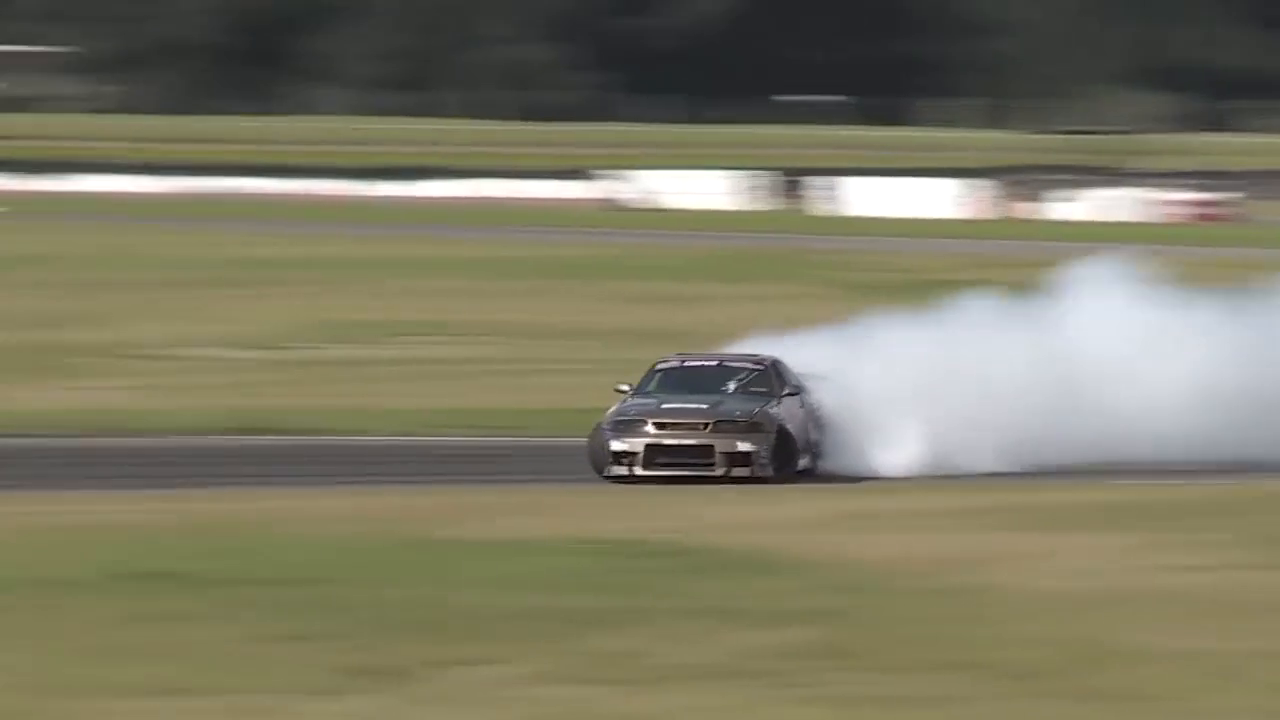
#> input picture frame 23 of videos/car.mp4, 1280 x 720 px
$ jupyter execute --allow-errors tracking.ipynb
#> lines starting #> are read from the running program, lines starting #| are printed output that depends on the picture
[cell 1]
import cv2
import sys
import os
import matplotlib.pyplot as plt
from matplotlib.animation import FuncAnimation
from IPython.display import HTML
import urllib.request
import zipfile

input_video_path = "videos/car.mp4"

def drawRectangle(frame, bounding_box):
    top_left = (int(bounding_box[0]), int(bounding_box[1]))
    bottom_right = (int(bounding_box[0] + bounding_box[2]), int(bounding_box[1] + bounding_box[3]))
    cv2.rectangle(frame, top_left, bottom_right, (255,0,0),2,1)

def displayRectangle(frame, bounding_box):
    plt.figure(figsize=(20,10))
    frame_copy = frame.copy()
    drawRectangle(frame_copy, bounding_box)
    frame_copy = cv2.cvtColor(frame_copy, cv2.COLOR_RGB2BGR)
    plt.imshow(frame_copy); plt.axis('off')

def drawText(frame, text, location, color = (50,170,50)):
    cv2.putText(frame, text, location, cv2.FONT_HERSHEY_SIMPLEX, 1, color, 3)

[cell 2]
import os
import urllib.request
import zipfile

MODELS_DIR = "models"
GOTURN_PROTOTXT = os.path.join(MODELS_DIR, "goturn.prototxt")
GOTURN_CAFFEMODEL = os.path.join(MODELS_DIR, "goturn.caffemodel")

GOTURN_BASE_URL = "https://raw.githubusercontent.com/spmallick/goturn-files/master/"
CAFFEMODEL_PARTS = [
    "goturn.caffemodel.zip.001",
    "goturn.caffemodel.zip.002",
    "goturn.caffemodel.zip.003",
    "goturn.caffemodel.zip.004",
]

os.makedirs(MODELS_DIR, exist_ok=True)

if not os.path.isfile(GOTURN_PROTOTXT):
    print("Downloading goturn.prototxt")
    urllib.request.urlretrieve(GOTURN_BASE_URL + "goturn.prototxt", GOTURN_PROTOTXT)
#> (this line was passed over: the network is not available in this run)

#> (the rest of this cell did not finish here and is left out)

[cell 3]
tracker_type = 'CSRT'

def create_goturn():
    # GOTURN looks for the weights in the working directory unless told otherwise.
    goturn_params = cv2.TrackerGOTURN_Params()
    goturn_params.modelTxt = GOTURN_PROTOTXT
    goturn_params.modelBin = GOTURN_CAFFEMODEL
    return cv2.TrackerGOTURN_create(goturn_params)

TRACKERS = {
    'BOOSTING': cv2.legacy.TrackerBoosting_create,
    'MIL': cv2.TrackerMIL_create,
    'KCF': cv2.TrackerKCF_create,
    'TLD': cv2.legacy.TrackerTLD_create,
    'MEDIANFLOW': cv2.legacy.TrackerMedianFlow_create,
    'GOTURN': create_goturn,
    'MOSSE': cv2.legacy.TrackerMOSSE_create,
    'CSRT': cv2.TrackerCSRT_create,
}
tracker = TRACKERS[tracker_type]()

[cell 4]
video_capture = cv2.VideoCapture(input_video_path)
has_frame, frame = video_capture.read()
#> frame is the input picture: shape (720, 1280, 3); mean B, G, R 100.6, 122.4, 125.5
if not video_capture.isOpened():
    print("Could not open video")
    sys.exit()
else:
    frame_width = int(video_capture.get(cv2.CAP_PROP_FRAME_WIDTH))
    frame_height = int(video_capture.get(cv2.CAP_PROP_FRAME_HEIGHT))

os.makedirs('outputs', exist_ok=True)
output_video_path = os.path.join('outputs', 'race_car-' + tracker_type + '.mp4')
video_writer = cv2.VideoWriter(output_video_path, cv2.VideoWriter_fourcc(*'avc1'),10,(frame_width,frame_height))

[cell 5]
bounding_box = (555, 330, 330, 145)

displayRectangle(frame, bounding_box)

[cell 6]
tracker_initialised = tracker.init(frame, bounding_box)

[cell 7]
while True:
    has_frame, frame = video_capture.read()
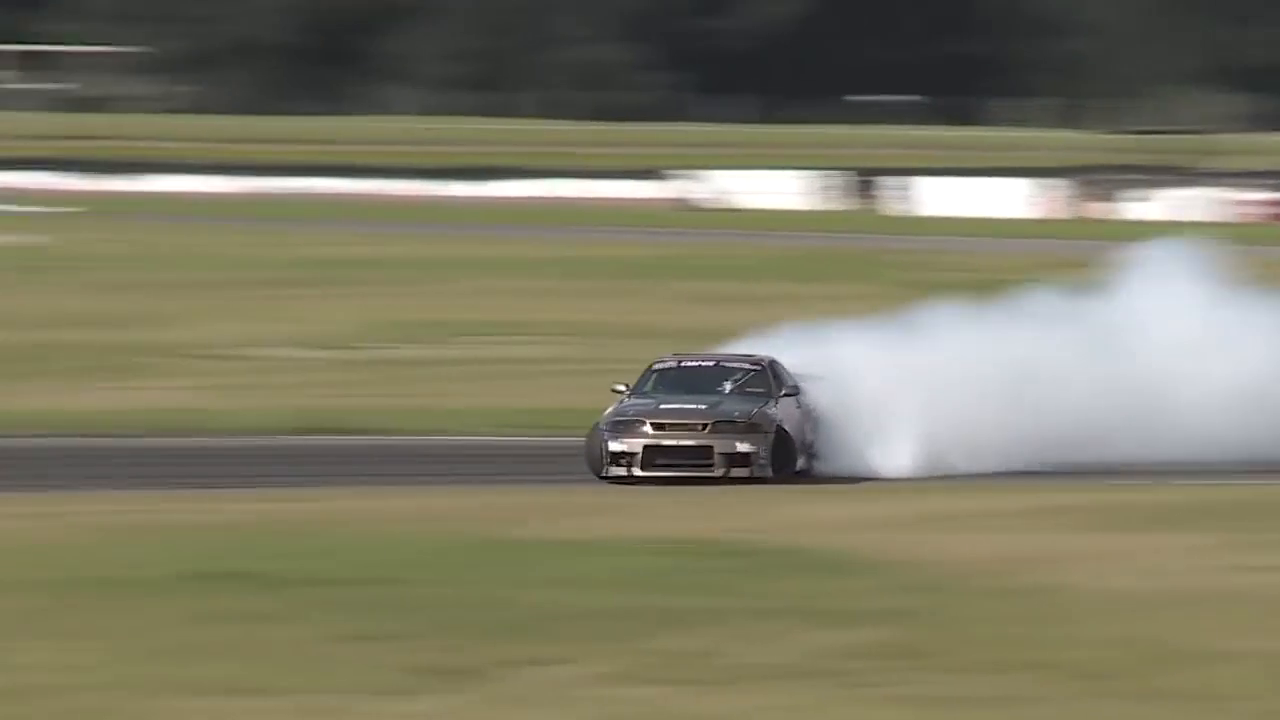
#> input picture frame 24 of videos/car.mp4, 1280 x 720 px
#> frame is the input picture: shape (720, 1280, 3); mean B, G, R 101, 123, 126
    if not has_frame:
        break
    # Start timer
    start_ticks = cv2.getTickCount()

    # Update tracker
    is_tracked, bounding_box = tracker.update(frame)
#> is_tracked = True; bounding_box = (549, 330, 337, 148)

    # Calculate Frames per second (FPS)
    frames_per_second = cv2.getTickFrequency() / (cv2.getTickCount() - start_ticks);

    # Draw bounding box
    if is_tracked:
        drawRectangle(frame, bounding_box)
    else:
        drawText(frame, "Tracking dailure detected", (80,140),(0,0,255))

    # Display Info
    drawText(frame, tracker_type + "Tracker", (80,60))
    drawText(frame, "FPS : " + str(int(frames_per_second)), (80,100))
#> call 2 of drawText, with text = 'FPS : 8', location = (80, 100), color = (50, 170, 50)
#> in drawText (call 2), `cv2.putText(frame, text, location, cv2.FONT_HERSHEY_SIMPLEX, 1, color,..`:
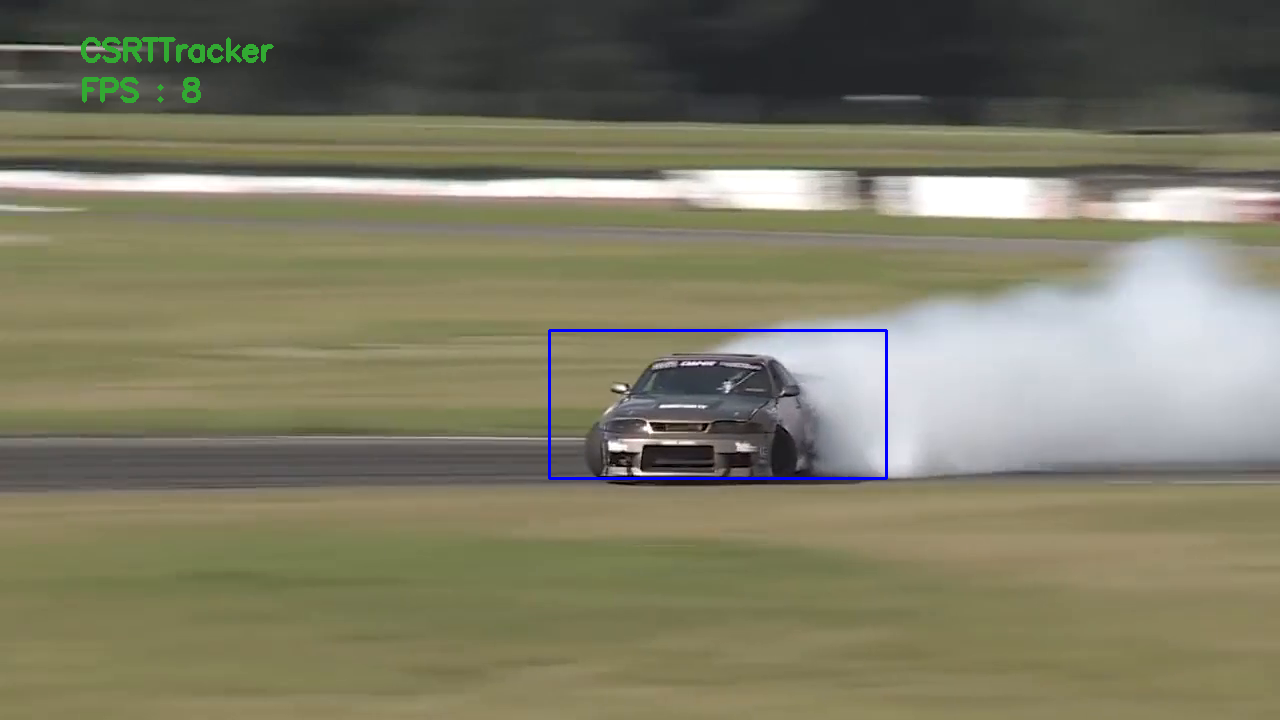
#> frame: shape (720, 1280, 3); mean B, G, R 101.4, 123, 125.5

    # Write frame to video
    video_writer.write(frame)

video_capture.release()
video_writer.release()

$ run again, starting later in the video
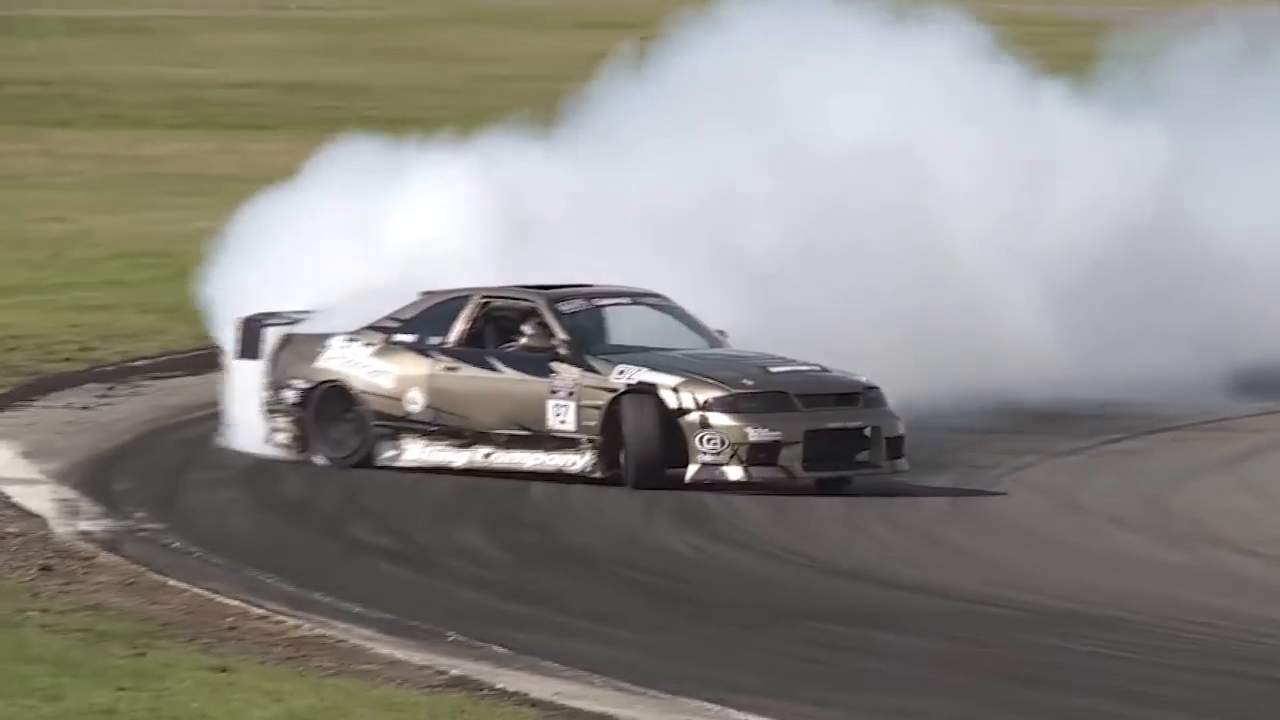
#> input picture frame 105 of videos/car.mp4, 1280 x 720 px
#> frame is the input picture: shape (720, 1280, 3); mean B, G, R 129.8, 135.6, 137.4
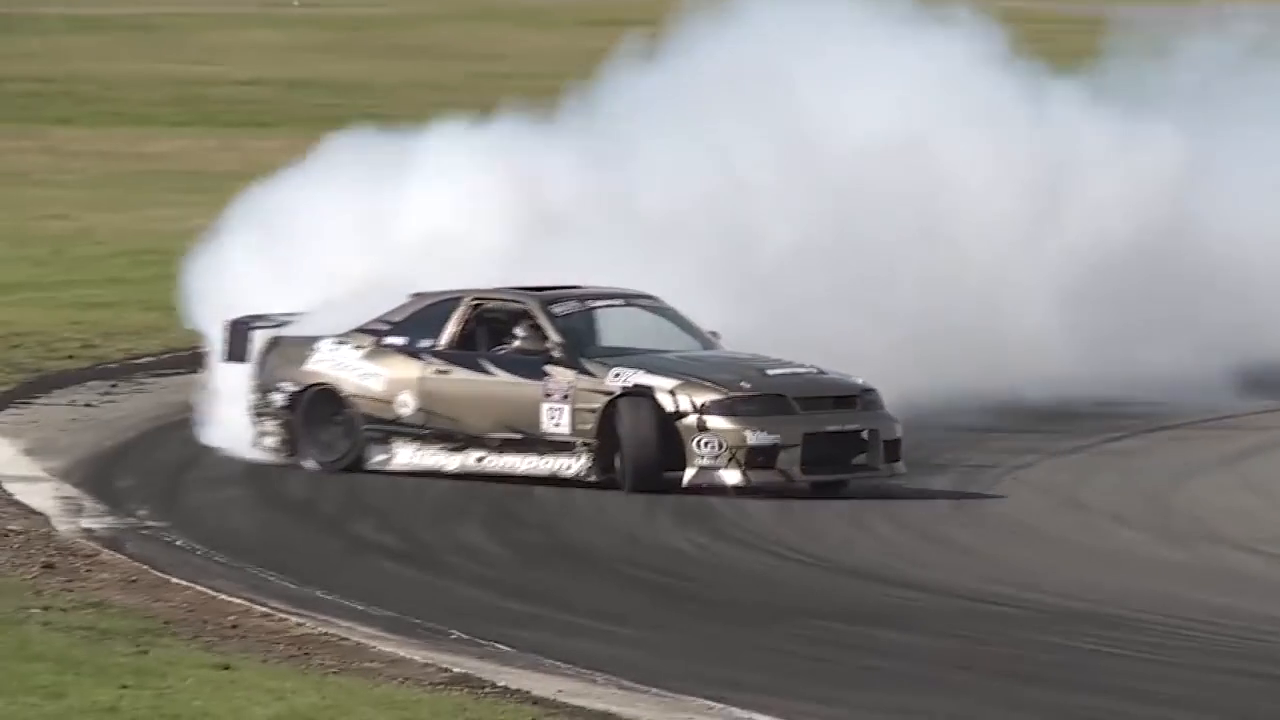
#> input picture frame 106 of videos/car.mp4, 1280 x 720 px
#> frame is the input picture: shape (720, 1280, 3); mean B, G, R 131.2, 136.7, 138.3
#> is_tracked = True; bounding_box = (548, 333, 337, 148)
#> in drawText (call 2), `cv2.putText(frame, text, location, cv2.FONT_HERSHEY_SIMPLEX, 1, color,..`:
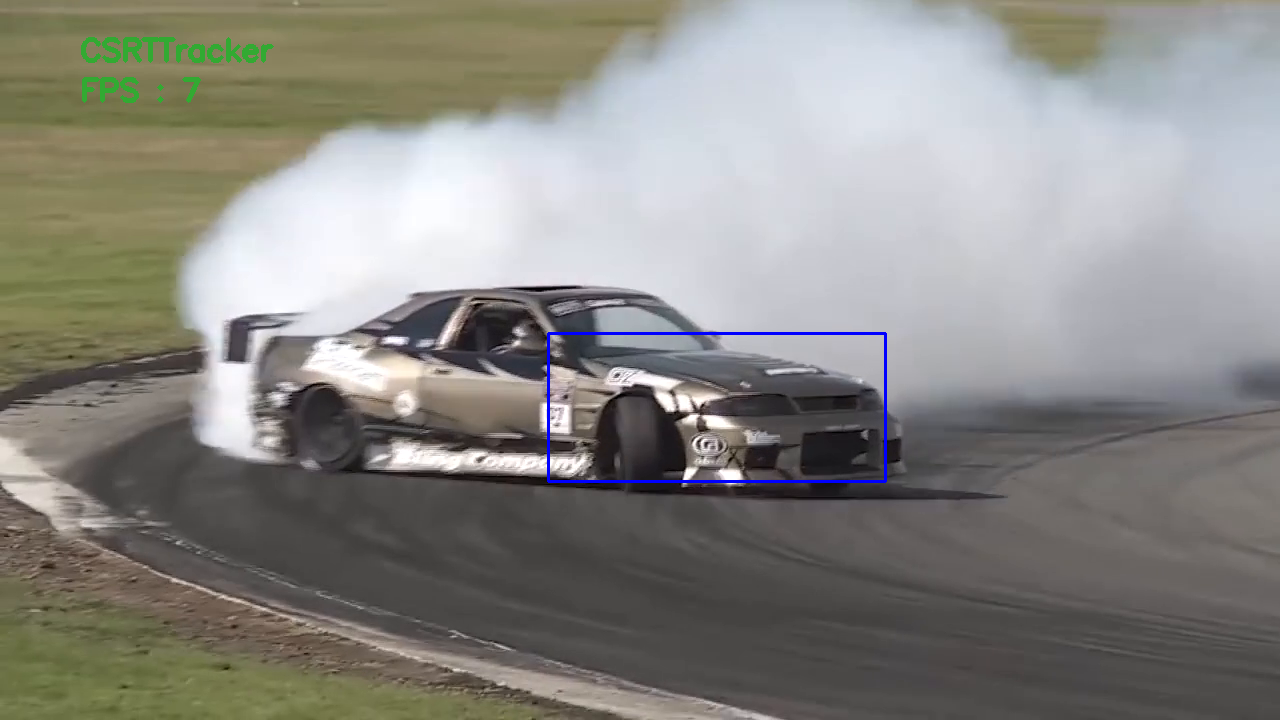
#> frame: shape (720, 1280, 3); mean B, G, R 131.5, 136.5, 137.6

$ run again, starting later in the video
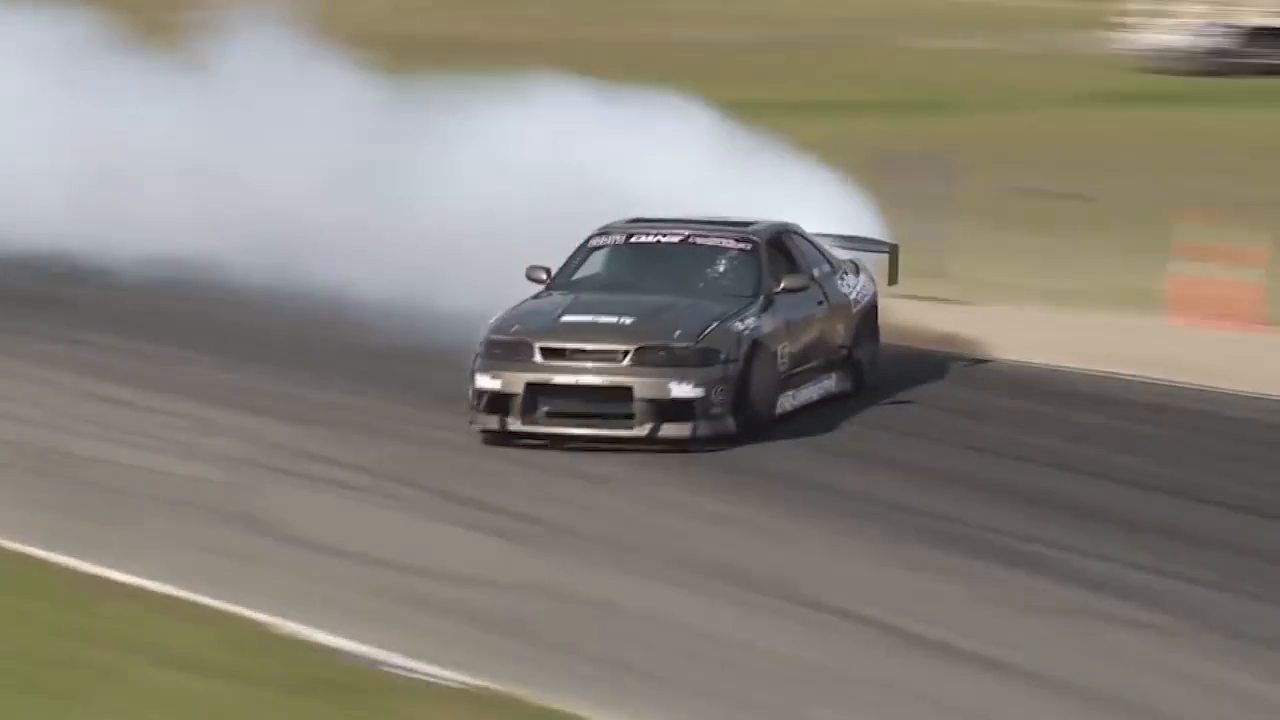
#> input picture frame 188 of videos/car.mp4, 1280 x 720 px
#> frame is the input picture: shape (720, 1280, 3); mean B, G, R 121.5, 131.3, 136.2
#> is_tracked = True; bounding_box = (555, 330, 330, 145)
#> in drawText (call 2), `cv2.putText(frame, text, location, cv2.FONT_HERSHEY_SIMPLEX, 1, color,..`:
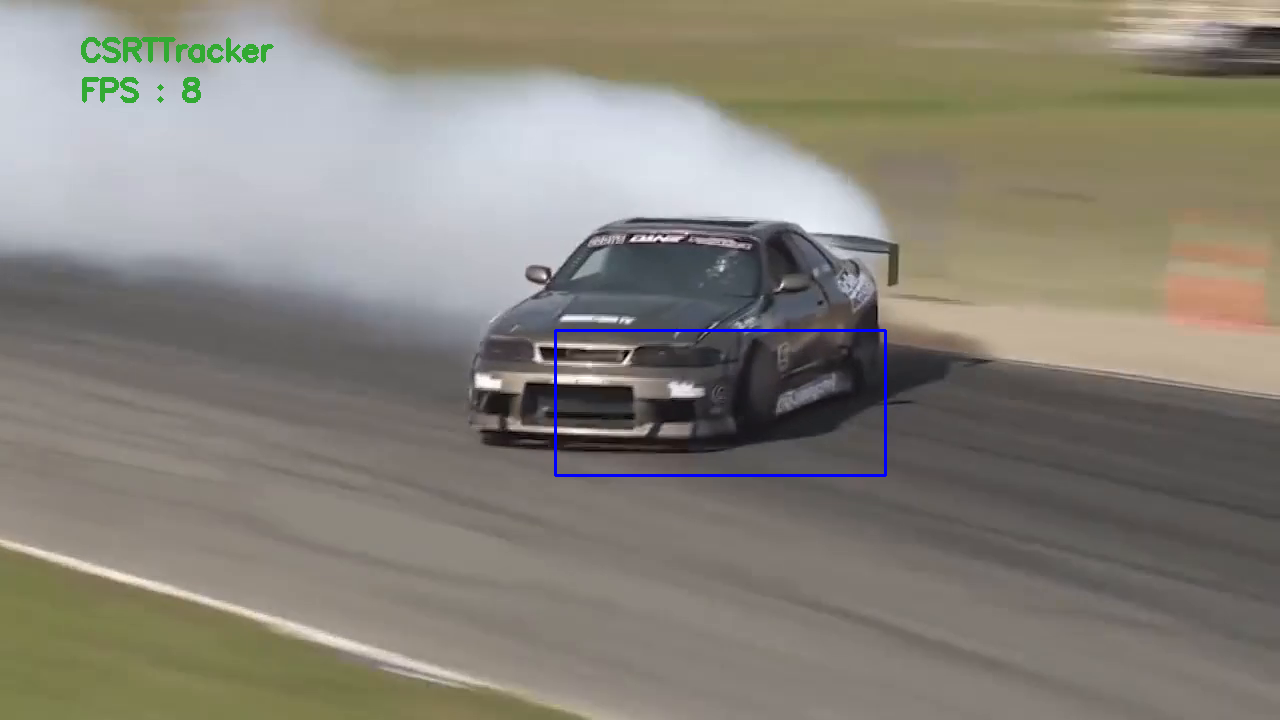
#> frame: shape (720, 1280, 3); mean B, G, R 121.6, 131, 135.4
